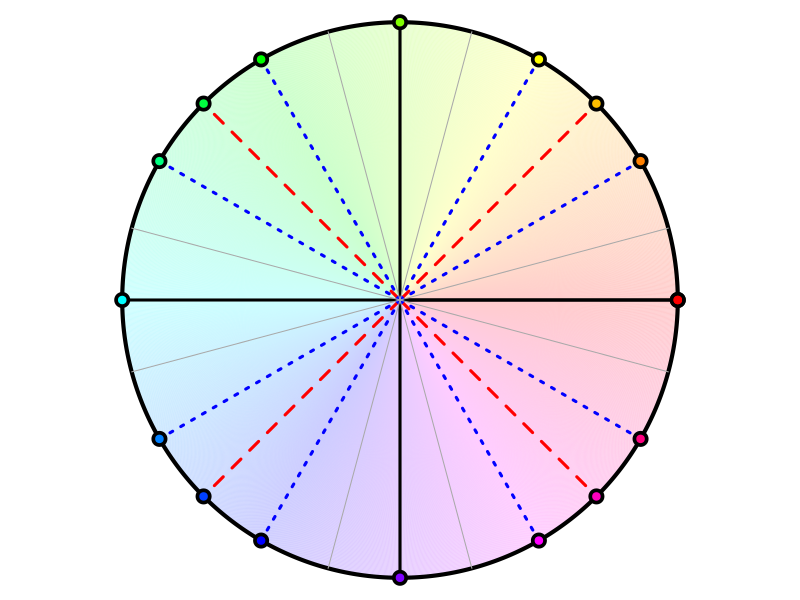

This figure's R source:
png("unit_circle.png",300,300)

par(mar=c(0,0,0,0),pty="s")
plot(0,0,"n",axes=F,ann=F,xlim=c(-1,1),ylim=c(-1,1))

ths = c(0,30,45,60,90,120,135,150,180,210,225,240,270,300,315,330,360)
th = ths/180*pi

t = seq(0,2*pi,pi/1000)
# polygon(c(-1,-1,1,1)*1.5,c(-1,1,1,-1)*1.5,col="")

for(i in t){
    lines(c(0,cos(i)),c(0,sin(i)),col=hsv(i/2/pi,0.2,1))
}

polygon(cos(t),sin(t),lwd=4)

for(i in seq(0,2*pi,pi/2)){
    lines(c(0,cos(i)),c(0,sin(i)),lwd=3)
}
for(i in seq(pi/4,7*pi/4,pi/2)){
    lines(c(0,cos(i)),c(0,sin(i)),lwd=3,col="red",lty=2)
}
for(i in c(pi/6,pi/3)){
    for(j in seq(0,3*pi/2,pi/2)){
        k = i+j
        lines(c(0,cos(k)),c(0,sin(k)),lwd=3,col="blue",lty=3)
    }
}
for(i in c(pi/12,5*pi/12)){
    for(j in seq(0,3*pi/2,pi/2)){
        k = i+j
        lines(c(0,cos(k)),c(0,sin(k)),lwd=1,col="darkgrey",lty=1)
    }
}

points(cos(th),sin(th),pch=19,col="black",cex=2)
points(cos(th),sin(th),pch=19,col=hsv(th/2/pi,1,1))

dev.off()
